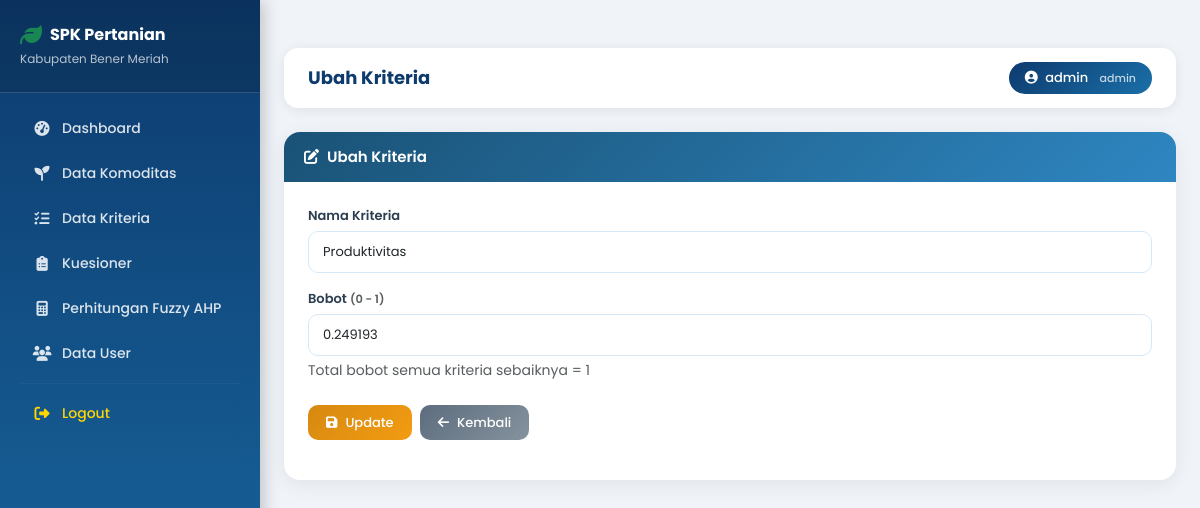
/kriteria/ubah/1 (signed in), run on the app's committed database.
### models.py (models this page shows)
class User(UserMixin, db.Model):
    id = db.Column(db.Integer, primary_key=True)
    username = db.Column(db.String(100), unique=True, nullable=False)
    password = db.Column(db.String(200), nullable=False)
    role = db.Column(db.String(20), default='admin')

class Kriteria(db.Model):
    id = db.Column(db.Integer, primary_key=True)
    nama = db.Column(db.String(100), nullable=False)
    bobot = db.Column(db.Float, nullable=False)

### routes.py (the view)
@app.route('/kriteria/ubah/<int:id>', methods=['GET', 'POST'])
@login_required
def ubah_kriteria(id):
    k = Kriteria.query.get_or_404(id)
    if request.method == 'POST':
        k.nama = request.form['nama']
        k.bobot = float(request.form['bobot'])
        db.session.commit()
        flash('Kriteria berhasil diubah!', 'success')
        return redirect(url_for('kriteria'))
    return render_template('ubah_kriteria.html', k=k)

### routes.py (called while the page is built)
@login_manager.user_loader
def load_user(user_id):
    return User.query.get(int(user_id))

### templates/ubah_kriteria.html
{% extends 'base.html' %}
{% block page_title %}Ubah Kriteria{% endblock %}
{% block content %}
<div class="card">
    <div class="card-header" style="background: linear-gradient(135deg, #1a5276, #2e86c1);">
        <h5 class="text-white mb-0"><i class="fas fa-edit me-2"></i>Ubah Kriteria</h5>
    </div>
    <div class="card-body p-4">
        <form method="POST">
            <div class="mb-3">
                <label class="form-label fw-semibold">Nama Kriteria</label>
                <input type="text" name="nama" class="form-control" value="{{ k.nama }}" required>
            </div>
            <div class="mb-4">
                <label class="form-label fw-semibold">Bobot <small class="text-muted">(0 - 1)</small></label>
                <input type="number" step="0.01" min="0" max="1" name="bobot" class="form-control" value="{{ k.bobot }}" required>
                <div class="form-text">Total bobot semua kriteria sebaiknya = 1</div>
            </div>
            <div class="d-flex gap-2">
                <button type="submit" class="btn btn-warning">
                    <i class="fas fa-save me-2"></i>Update
                </button>
                <a href="{{ url_for('kriteria') }}" class="btn btn-secondary">
                    <i class="fas fa-arrow-left me-2"></i>Kembali
                </a>
            </div>
        </form>
    </div>
</div>
{% endblock %}

### templates/base.html (shortened to what this page needs)
html<!DOCTYPE html>
<html lang="id">
<head>
    <link href="https://cdn.jsdelivr.net/npm/bootstrap@5.3.0/dist/css/bootstrap.min.css" rel="stylesheet">
    <link href="https://cdnjs.cloudflare.com/ajax/libs/font-awesome/6.4.0/css/all.min.css" rel="stylesheet">
</head>
<body>
{% if current_user.is_authenticated %}
<div class="sidebar">
    <div class="sidebar-brand">
        <div class="d-flex align-items-center gap-2 mb-1">
            <i class="fas fa-leaf text-success" style="font-size:22px;"></i>
            <h6>SPK Pertanian</h6>
        </div>
        <small>Kabupaten Bener Meriah</small>
    </div>
    <nav>
        <a href="{{ url_for('dashboard') }}" class="nav-link {% if request.endpoint == 'dashboard' %}active{% endif %}">
            <i class="fas fa-tachometer-alt"></i> Dashboard
        </a>
        <a href="{{ url_for('komoditas') }}" class="nav-link {% if request.endpoint == 'komoditas' %}active{% endif %}">
            <i class="fas fa-seedling"></i> Data Komoditas
        </a>
        <a href="{{ url_for('kriteria') }}" class="nav-link {% if request.endpoint == 'kriteria' %}active{% endif %}">
            <i class="fas fa-list-check"></i> Data Kriteria
        </a>
        <a href="{{ url_for('kuesioner') }}" class="nav-link {% if request.endpoint == 'kuesioner' %}active{% endif %}">
            <i class="fas fa-clipboard-list"></i> Kuesioner
        </a>
        <a href="{{ url_for('perhitungan_fuzzy') }}" class="nav-link {% if request.endpoint == 'perhitungan_fuzzy' %}active{% endif %}">
            <i class="fas fa-calculator"></i> Perhitungan Fuzzy AHP
        </a>
        <a href="{{ url_for('user') }}" class="nav-link {% if request.endpoint == 'user' %}active{% endif %}">
            <i class="fas fa-users"></i> Data User
        </a>
        <hr>
        <a href="{{ url_for('logout') }}" class="nav-link text-warning">
            <i class="fas fa-sign-out-alt"></i> Logout
        </a>
    </nav>
</div>
<div class="main-content">
    <div class="navbar-top">
        <h5>{% block page_title %}{% endblock %}</h5>
        <div class="user-badge">
            <i class="fas fa-user-circle me-1"></i> {{ current_user.username }}
            <span class="ms-2 opacity-75" style="font-size:11px;">{{ current_user.role }}</span>
        </div>
    </div>
    {% block content %}{% endblock %}
</div>
{% else %}
    {% block content_login %}{% endblock %}
{% endif %}
</body>
</html>

### templates/base.html (style rules this page uses)
* { font-family: 'Poppins', sans-serif; }
body { background-color: #f0f4f8; }
.sidebar { min-height: 100vh; background: linear-gradient(180deg, #0d3b6e 0%, #1a6fa8 100%); width: 260px; position: fixed; top: 0; left: 0; box-shadow: 4px 0 15px rgba(0,0,0,0.2); z-index: 100; transition: all 0.3s; }
.sidebar-brand { padding: 24px 20px; border-bottom: 1px solid rgba(255,255,255,0.15); background: rgba(0,0,0,0.15); }
.sidebar-brand h6 { font-size: 16px; font-weight: 700; color: white; margin: 0; }
.sidebar-brand small { color: rgba(255,255,255,0.7); font-size: 12px; }
.sidebar nav { padding: 12px 0; }
.sidebar .nav-link { color: rgba(255,255,255,0.85) !important; padding: 11px 20px; margin: 2px 12px; border-radius: 10px; font-size: 14px; font-weight: 500; transition: all 0.25s; display: flex; align-items: center; gap: 10px; }
.sidebar .nav-link i { width: 20px; text-align: center; font-size: 15px; }
.sidebar hr { border-color: rgba(255,255,255,0.15); margin: 8px 20px; }
.sidebar .nav-link.text-warning { color: #ffd700 !important; }
.main-content { margin-left: 260px; padding: 24px; min-height: 100vh; }
.navbar-top { background: white; box-shadow: 0 2px 12px rgba(0,0,0,0.08); padding: 14px 24px; margin-bottom: 24px; border-radius: 14px; display: flex; justify-content: space-between; align-items: center; }
.navbar-top h5 { font-weight: 700; color: #0d3b6e; margin: 0; font-size: 18px; }
.navbar-top .user-badge { background: linear-gradient(135deg, #0d3b6e, #1a6fa8); color: white; padding: 6px 16px; border-radius: 20px; font-size: 13px; font-weight: 500; }
.card { border: none; box-shadow: 0 4px 20px rgba(0,0,0,0.07); border-radius: 16px; overflow: hidden; }
.card-header { padding: 16px 20px; border-bottom: none; }
.card-header h5 { font-weight: 600; font-size: 15px; margin: 0; }
.btn { border-radius: 10px; font-weight: 500; font-size: 13px; padding: 8px 18px; transition: all 0.2s; }
.btn-warning { background: linear-gradient(135deg, #d68910, #f39c12); border: none; color: white; }
.btn-secondary { background: linear-gradient(135deg, #5d6d7e, #85929e); border: none; }
.form-control, .form-select { border-radius: 10px; border: 1.5px solid #d5e8f7; padding: 10px 14px; font-size: 13px; transition: all 0.2s; }
.form-label { font-weight: 600; font-size: 13px; color: #2c3e50; margin-bottom: 6px; }

### data on the page
User: username "admin", role "admin"
Kriteria: nama "Produktivitas", bobot "0.249193"
